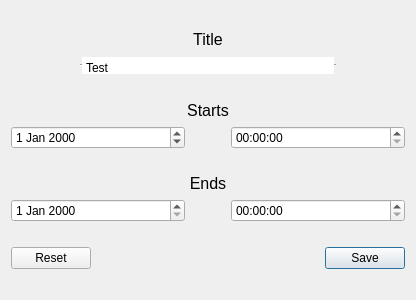
<?xml version="1.0" encoding="UTF-8"?>
<ui version="4.0">
 <class>Dialog</class>
 <widget class="QDialog" name="Dialog">
  <property name="geometry">
   <rect>
    <x>0</x>
    <y>0</y>
    <width>416</width>
    <height>300</height>
   </rect>
  </property>
  <property name="windowTitle">
   <string>Dialog</string>
  </property>
  <layout class="QVBoxLayout" name="verticalLayout_4">
   <item>
    <layout class="QVBoxLayout" name="verticalLayout_2">
     <item>
      <widget class="QLabel" name="label_2">
       <property name="sizePolicy">
        <sizepolicy hsizetype="Preferred" vsizetype="Fixed">
         <horstretch>0</horstretch>
         <verstretch>0</verstretch>
        </sizepolicy>
       </property>
       <property name="font">
        <font>
         <pointsize>12</pointsize>
        </font>
       </property>
       <property name="text">
        <string>Title</string>
       </property>
       <property name="alignment">
        <set>Qt::AlignCenter</set>
       </property>
      </widget>
     </item>
     <item>
      <layout class="QHBoxLayout" name="horizontalLayout_2">
       <item>
        <spacer name="horizontalSpacer_2">
         <property name="orientation">
          <enum>Qt::Horizontal</enum>
         </property>
         <property name="sizeHint" stdset="0">
          <size>
           <width>40</width>
           <height>20</height>
          </size>
         </property>
        </spacer>
       </item>
       <item>
        <widget class="QPlainTextEdit" name="plainTextEdit">
         <property name="sizePolicy">
          <sizepolicy hsizetype="Fixed" vsizetype="Fixed">
           <horstretch>0</horstretch>
           <verstretch>0</verstretch>
          </sizepolicy>
         </property>
         <property name="maximumSize">
          <size>
           <width>16777215</width>
           <height>21</height>
          </size>
         </property>
         <property name="frameShape">
          <enum>QFrame::HLine</enum>
         </property>
         <property name="verticalScrollBarPolicy">
          <enum>Qt::ScrollBarAlwaysOff</enum>
         </property>
         <property name="horizontalScrollBarPolicy">
          <enum>Qt::ScrollBarAlwaysOff</enum>
         </property>
         <property name="plainText">
          <string>Test
</string>
         </property>
         <property name="placeholderText">
          <string/>
         </property>
        </widget>
       </item>
       <item>
        <spacer name="horizontalSpacer_3">
         <property name="orientation">
          <enum>Qt::Horizontal</enum>
         </property>
         <property name="sizeHint" stdset="0">
          <size>
           <width>40</width>
           <height>20</height>
          </size>
         </property>
        </spacer>
       </item>
      </layout>
     </item>
    </layout>
   </item>
   <item>
    <layout class="QVBoxLayout" name="verticalLayout">
     <item>
      <widget class="QLabel" name="label">
       <property name="sizePolicy">
        <sizepolicy hsizetype="Preferred" vsizetype="Fixed">
         <horstretch>0</horstretch>
         <verstretch>0</verstretch>
        </sizepolicy>
       </property>
       <property name="font">
        <font>
         <pointsize>12</pointsize>
        </font>
       </property>
       <property name="text">
        <string>Starts</string>
       </property>
       <property name="alignment">
        <set>Qt::AlignCenter</set>
       </property>
      </widget>
     </item>
     <item>
      <layout class="QHBoxLayout" name="horizontalLayout_3">
       <item>
        <widget class="QDateEdit" name="dateEdit">
         <property name="currentSection">
          <enum>QDateTimeEdit::YearSection</enum>
         </property>
        </widget>
       </item>
       <item>
        <spacer name="horizontalSpacer_4">
         <property name="orientation">
          <enum>Qt::Horizontal</enum>
         </property>
         <property name="sizeType">
          <enum>QSizePolicy::Minimum</enum>
         </property>
         <property name="sizeHint" stdset="0">
          <size>
           <width>40</width>
           <height>20</height>
          </size>
         </property>
        </spacer>
       </item>
       <item>
        <widget class="QTimeEdit" name="timeEdit"/>
       </item>
      </layout>
     </item>
    </layout>
   </item>
   <item>
    <layout class="QVBoxLayout" name="verticalLayout_3">
     <item>
      <widget class="QLabel" name="label_3">
       <property name="sizePolicy">
        <sizepolicy hsizetype="Preferred" vsizetype="Fixed">
         <horstretch>0</horstretch>
         <verstretch>0</verstretch>
        </sizepolicy>
       </property>
       <property name="font">
        <font>
         <pointsize>12</pointsize>
        </font>
       </property>
       <property name="text">
        <string>Ends</string>
       </property>
       <property name="alignment">
        <set>Qt::AlignCenter</set>
       </property>
      </widget>
     </item>
     <item>
      <layout class="QHBoxLayout" name="horizontalLayout_4">
       <item>
        <widget class="QDateEdit" name="dateEdit_2">
         <property name="currentSection">
          <enum>QDateTimeEdit::DaySection</enum>
         </property>
        </widget>
       </item>
       <item>
        <spacer name="horizontalSpacer_5">
         <property name="orientation">
          <enum>Qt::Horizontal</enum>
         </property>
         <property name="sizeType">
          <enum>QSizePolicy::Minimum</enum>
         </property>
         <property name="sizeHint" stdset="0">
          <size>
           <width>40</width>
           <height>20</height>
          </size>
         </property>
        </spacer>
       </item>
       <item>
        <widget class="QTimeEdit" name="timeEdit_2"/>
       </item>
      </layout>
     </item>
    </layout>
   </item>
   <item>
    <layout class="QHBoxLayout" name="horizontalLayout">
     <item>
      <widget class="QPushButton" name="pushButton_reset">
       <property name="text">
        <string>Reset</string>
       </property>
       <property name="autoDefault">
        <bool>false</bool>
       </property>
      </widget>
     </item>
     <item>
      <spacer name="horizontalSpacer">
       <property name="orientation">
        <enum>Qt::Horizontal</enum>
       </property>
       <property name="sizeHint" stdset="0">
        <size>
         <width>40</width>
         <height>20</height>
        </size>
       </property>
      </spacer>
     </item>
     <item>
      <widget class="QPushButton" name="pushButton_save">
       <property name="text">
        <string>Save</string>
       </property>
      </widget>
     </item>
    </layout>
   </item>
  </layout>
 </widget>
 <resources/>
 <connections/>
</ui>
